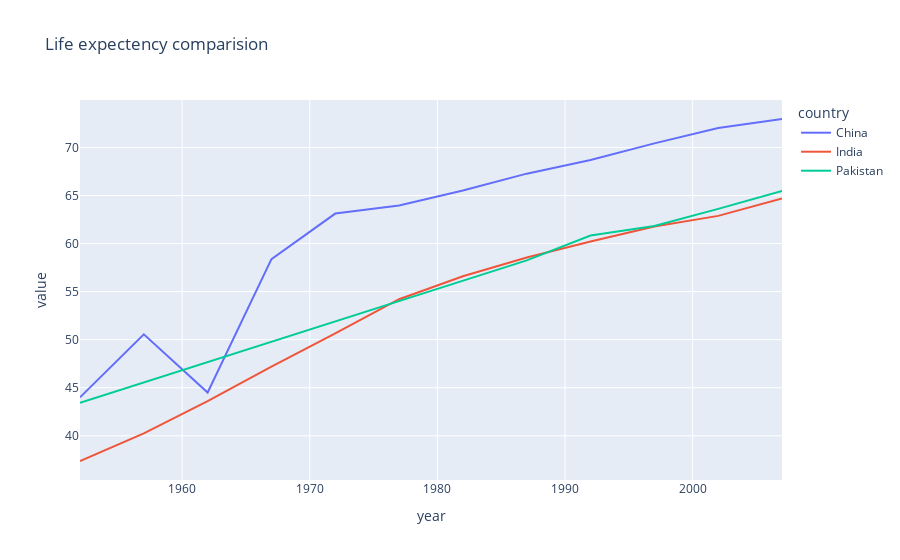

Notebook source saved alongside this figure:
### Code cell
# plotting line companrision of india china and pak life exp

temp_df=gap[gap['country'].isin(["India","China","Pakistan"])].pivot(index='year',columns='country',values='lifeExp')
px.line(temp_df,x=temp_df.index,y=temp_df.columns,title="Life expectency comparision")

### Figure 1 — Plotly figure (JSON) as saved in the notebook; plotly's stock layout.template omitted (floating-point values rounded to 4 significant figures)
{"data": [{"hovertemplate": "country=China<br>year=%{x}<br>value=%{y}<extra></extra>", "legendgroup": "China", "line": {"color": "#636efa", "dash": "solid"}, "marker": {"symbol": "circle"}, "mode": "lines", "name": "China", "orientation": "v", "showlegend": true, "type": "scatter", "x": [1952, 1957, 1962, 1967, 1972, 1977, 1982, 1987, 1992, 1997, 2002, 2007], "xaxis": "x", "y": [44.0, 50.55, 44.5, 58.38, 63.12, 63.97, 65.53, 67.27, 68.69, 70.43, 72.03, 72.96], "yaxis": "y"}, {"hovertemplate": "country=India<br>year=%{x}<br>value=%{y}<extra></extra>", "legendgroup": "India", "line": {"color": "#EF553B", "dash": "solid"}, "marker": {"symbol": "circle"}, "mode": "lines", "name": "India", "orientation": "v", "showlegend": true, "type": "scatter", "x": [1952, 1957, 1962, 1967, 1972, 1977, 1982, 1987, 1992, 1997, 2002, 2007], "xaxis": "x", "y": [37.37, 40.25, 43.6, 47.19, 50.65, 54.21, 56.6, 58.55, 60.22, 61.77, 62.88, 64.7], "yaxis": "y"}, {"hovertemplate": "country=Pakistan<br>year=%{x}<br>value=%{y}<extra></extra>", "legendgroup": "Pakistan", "line": {"color": "#00cc96", "dash": "solid"}, "marker": {"symbol": "circle"}, "mode": "lines", "name": "Pakistan", "orientation": "v", "showlegend": true, "type": "scatter", "x": [1952, 1957, 1962, 1967, 1972, 1977, 1982, 1987, 1992, 1997, 2002, 2007], "xaxis": "x", "y": [43.44, 45.56, 47.67, 49.8, 51.93, 54.04, 56.16, 58.24, 60.84, 61.82, 63.61, 65.48], "yaxis": "y"}], "layout": {"autosize": true, "legend": {"title": {"text": "country"}, "tracegroupgap": 0}, "title": {"text": "Life expectency comparision"}, "xaxis": {"anchor": "y", "autorange": true, "domain": [0, 1], "range": [1952, 2007], "title": {"text": "year"}, "type": "linear"}, "yaxis": {"anchor": "x", "autorange": true, "domain": [0, 1], "range": [35.4, 74.94], "title": {"text": "value"}, "type": "linear"}}}
